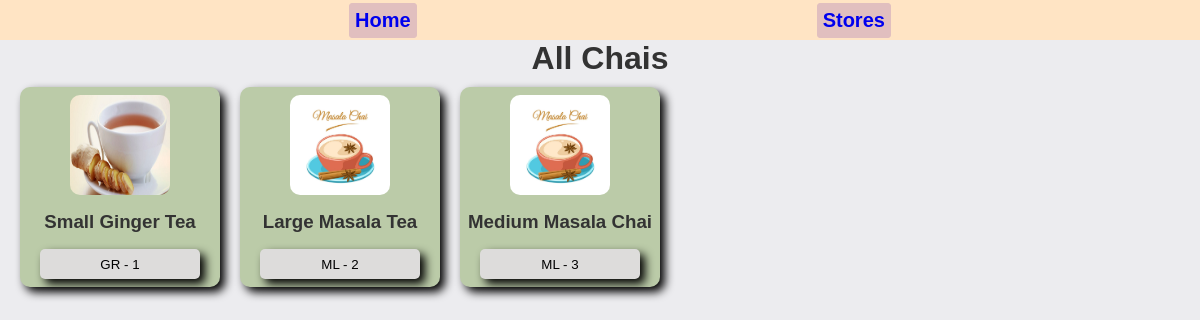
The page / on the database its author committed.
### Snack_Time/models.py (models this page shows, shortened)
class ChaiVariety(models.Model):
    CHAI_TYPE_CHOICE = [
        ("ML","MASALA"),
        ("GR","GINGER"),
        ("K","KIWI"),
        ("PL","PLAIN"),
        ("EL","ELACHI")
    ]
    name = models.CharField(max_length=100)
    image = models.ImageField(upload_to="Chais/")
    date_added = models.DateTimeField(default=timezone.now)
    type = models.CharField(max_length=2, choices=CHAI_TYPE_CHOICE)
    description = models.TextField(default="")

### Snack_Time/views.py (the view)
# urls.py: path("",views.all_chai,name = "all_chai"),
def all_chai(request):
    chais = ChaiVariety.objects.all()
    return render(request,'all_chai.html',{"title": "all_chais", "chais":chais})

### Snack_Time/templates/all_chai.html
{% extends "base.html" %}
{% block content %}
<h1>All Chais</h1>
<div id="mainContainer">
    {% for chai in chais %}
<div id="container">
    <img src="{{chai.image.url}}">
    <h3 id="heading">{{chai.name}}</h3>
    <a id="navigate" href="{% url 'chai_details' chai.id %}">
        <button id="type">
            {{chai.type}} - {{chai.id}}
        </button>
    </a>
</div>
{% endfor %}
</div>
{% endblock %}

### Snack_Time/templates/base.html (shortened to what this page needs)
{% load static %}
<!DOCTYPE html>
<html lang="en">
<head>
    <link rel="stylesheet" href="{% static 'css/all_chai.css' %}">
    <link rel="stylesheet" href="{% static 'css/chai_details.css' %}">
    <link rel="stylesheet" href="{% static 'css/nav.css' %}">
    <link rel="stylesheet" href="{% static 'css/chai_store.css' %}">
</head>
<body>
    {% include "nav.html" %}
    {% block content %}
    {% endblock %}
</body>
</html>

### Snack_Time/templates/nav.html
<nav id="nav">
    <ul id="ul" type="none">
        <a id="anchor" href="{% url 'all_chai' %}"><li id="li">Home</li></a>
        <a id="anchor" href="{% url 'chai_store' %}"><li id="li">Stores</li></a>
    </ul>
</nav>

### Snack_Time/static/css/all_chai.css (style rules this page uses)
* { margin:0; box-sizing: border-box; }
h1 { text-align: center; }
#mainContainer { height: 100vh; width: 100vw; margin-left: 20px; margin-right: 20px; display: flex; flex-wrap: wrap; gap: 20px; }
#container { margin-top: 10px; height: 200px; width: 200px; background-color: rgb(187, 203, 168); display: flex; flex-wrap: wrap; justify-content: center; align-items: center; border-radius: 10px; box-shadow: 5px 5px 10px black; }
img { height: 100px; width:100px; border-radius: 10px; }
a { width: 80%; }
#type { width: 100%; background-color: rgb(221, 220, 219); border: none; height: 30px; border-radius: 5px; box-shadow: 5px 5px 10px black; }

### Snack_Time/static/css/chai_details.css (style rules this page uses)
* { margin: 0; box-sizing: border-box; }
h1 { text-align: center; }

### Snack_Time/static/css/nav.css (style rules this page uses)
* { margin: 0; box-sizing: border-box; }
#nav #ul { display: flex; gap: 400px; }
#anchor { text-decoration: none; }
#li { font-size: 20px; font-family: 'Lucida Sans', 'Lucida Sans Regular', 'Lucida Grande', 'Lucida Sans Unicode', Geneva, Verdana, sans-serif; font-weight: 700; border: 1px solid rgb(225, 191, 191); padding: 5px; background-color: rgb(225, 191, 191); border-radius: 3px; }
#nav { height: 40px; width: 100vw; background-color: bisque; display: flex; justify-content: center; align-items: center; }

### Snack_Time/static/css/chai_store.css (style rules this page uses)
* { margin: 0; box-sizing: border-box; }

### Snack_Time/templates/base.html (style rules this page uses)
body { font-family: Arial, sans-serif; background-color: #d0ced762; color: #333; padding: 0; }

### rows shown on the page
ChaiVariety: image (picture), name "Small Ginger Tea", type "GR", id "1"
ChaiVariety: image (picture), name "Large Masala Tea", type "ML", id "2"
ChaiVariety: image (picture), name "Medium Masala Chai", type "ML", id "3"
